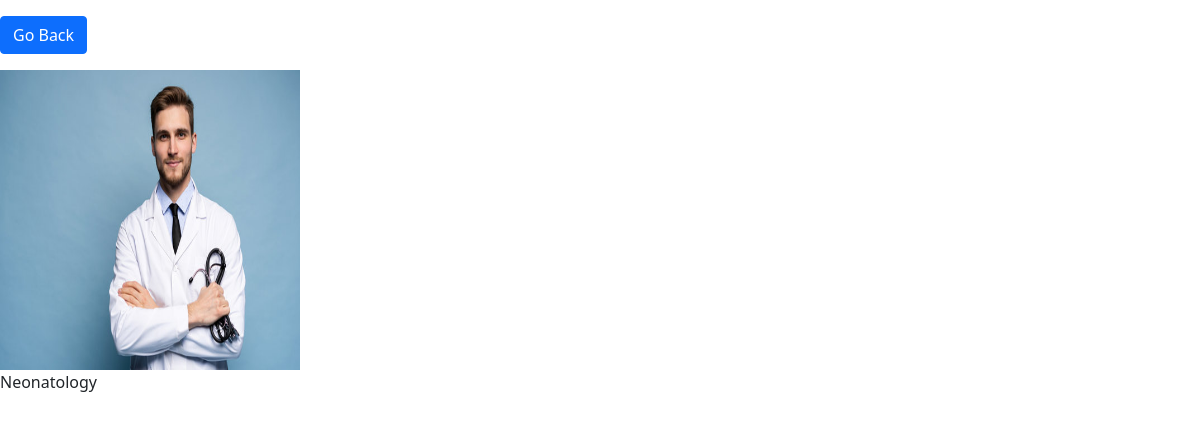
Page /home/2 on the committed database.
### hospitalapp/models.py (models this page shows, shortened)
class Doctors(models.Model):
    Doctor_name=models.CharField(max_length=50)
    Doctor_special=models.CharField(max_length=50)
    dep_name=models.ForeignKey(Department,on_delete=models.CASCADE)
    Doctor_img=models.ImageField(upload_to='doctors')

class Department(models.Model):
    dep_name    = models.CharField(max_length=100)
    dep_details= models.TextField()
    def __str__(self):
        return self.dep_name

### hospitalapp/views.py (the view)
# urls.py: path('home/<str:pk>',views.showmsg,name='page'),
def showmsg(request,pk):
    task=Doctors.objects.get(id=pk)
    d2 = { 'key1': task}
    return render(request,'image.html',d2)

### hospitalapp/templates/image.html (shortened to what this page needs)
<!DOCTYPE html>
<html lang="en">
<head>
    <link href="https://cdn.jsdelivr.net/npm/bootstrap@5.0.2/dist/css/bootstrap.min.css" rel="stylesheet">
</head>
<body>
 <a href="{% url 'doct' %}" class="btn btn-primary my-3">Go Back</a>
<div style="height:90vh;">
<img src="{{key1.Doctor_img.url}}" height="300px" width="300px" >
<P>{{key1.dep_name}}</P></div>
</body>
</html>

### rows in the picture
Doctors: Doctor_img (picture), dep_name "Neonatology"
